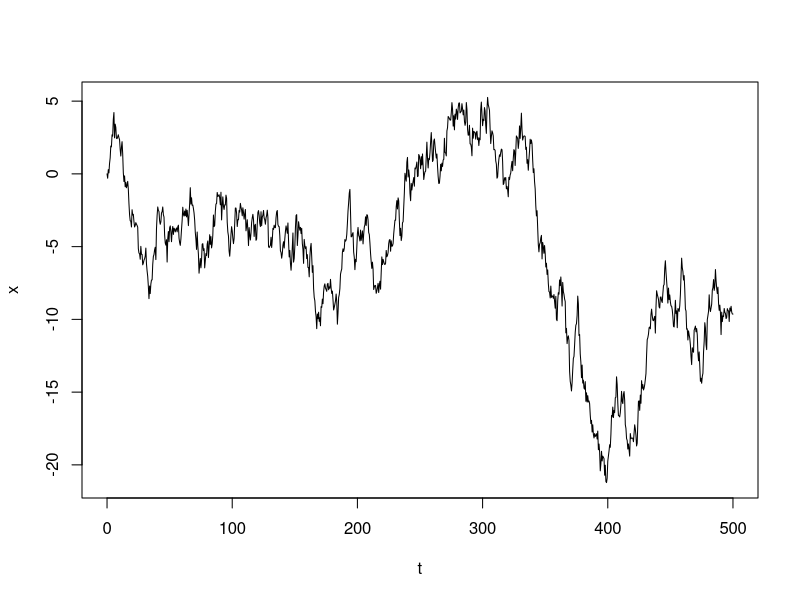
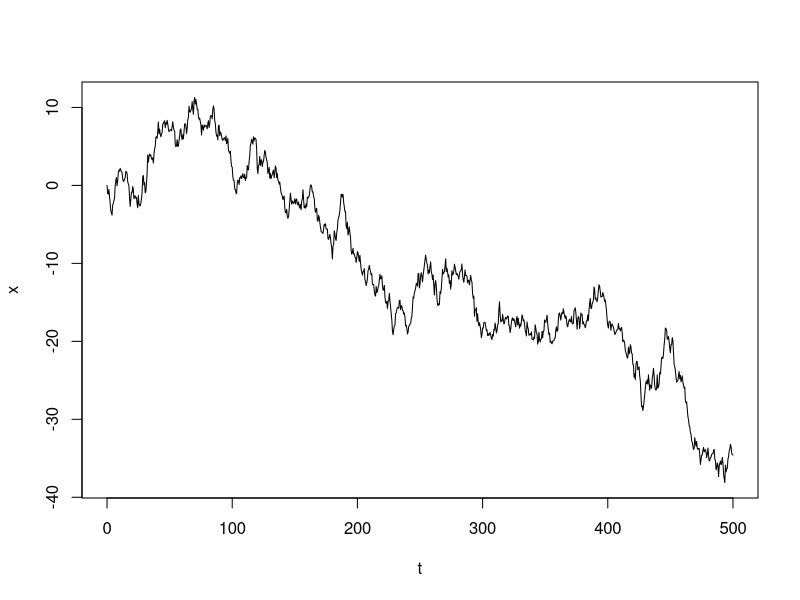
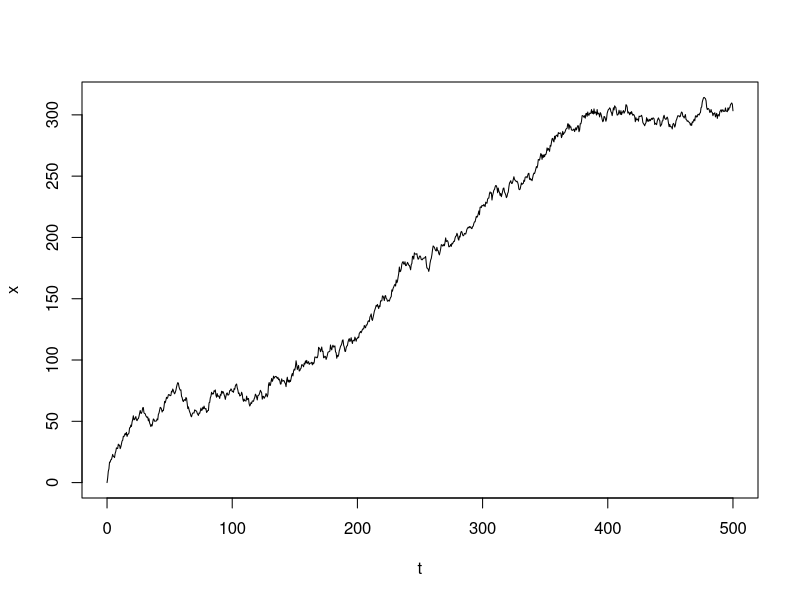
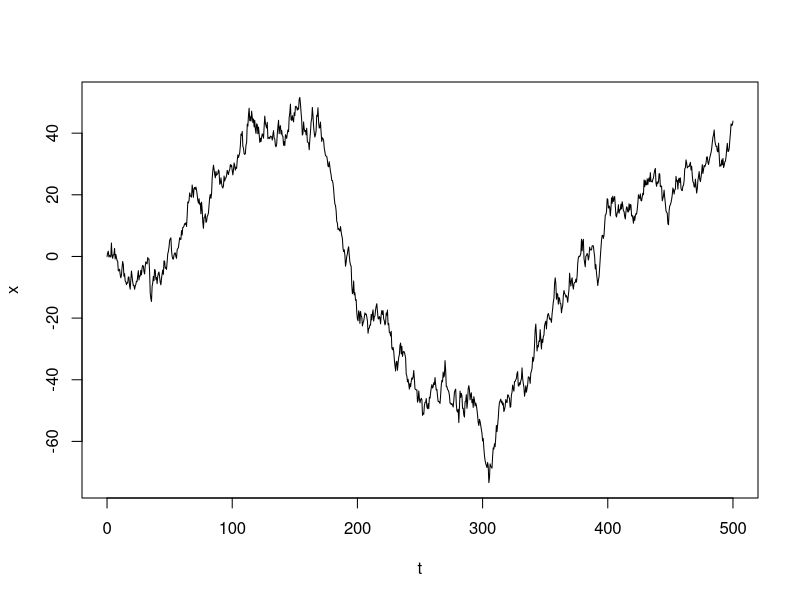
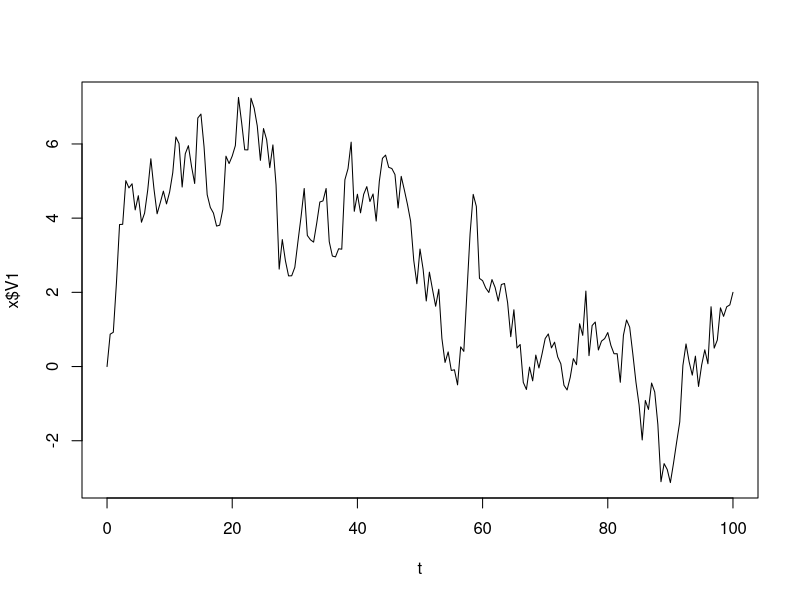
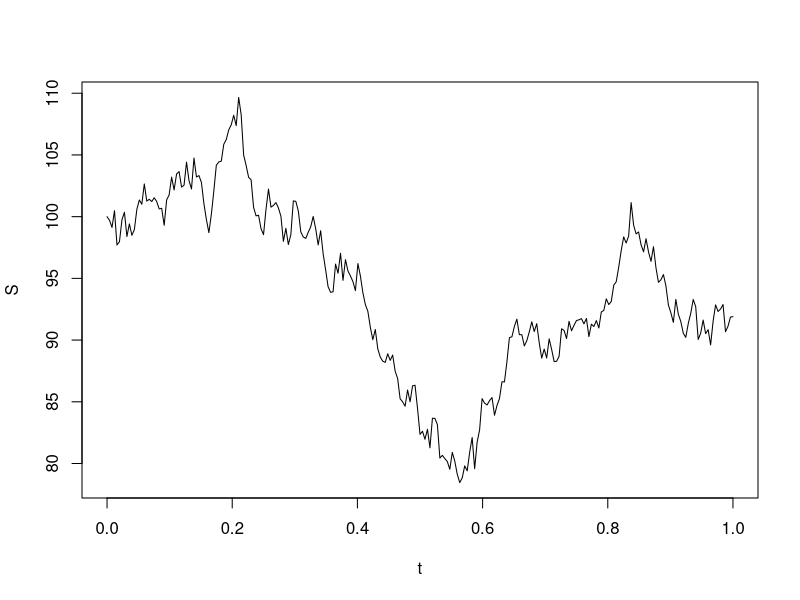
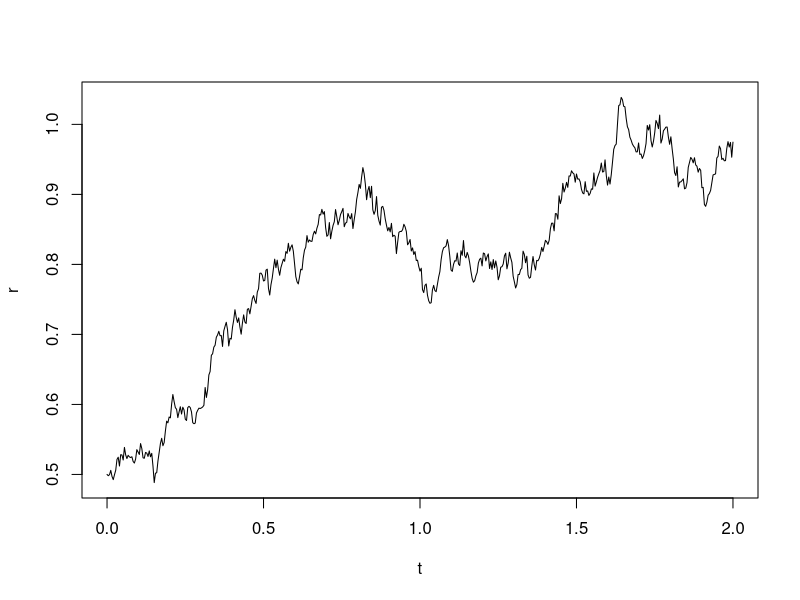
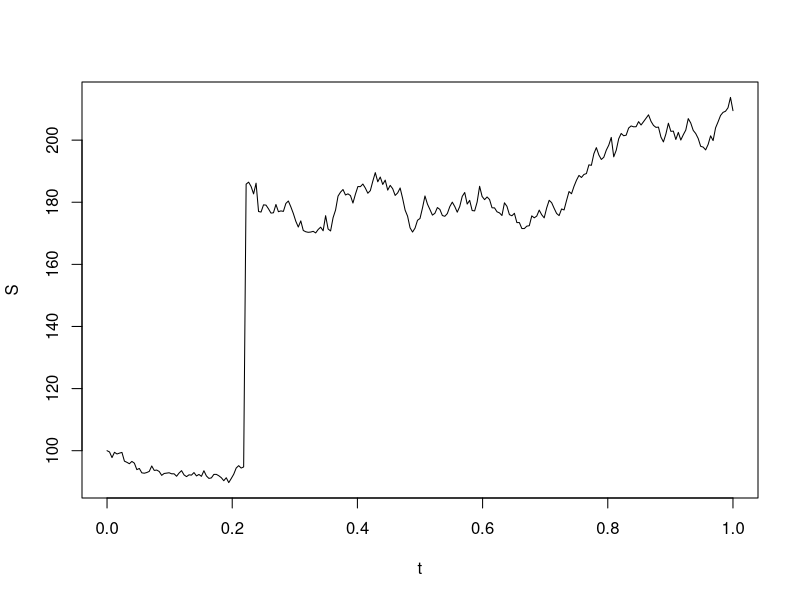

Recreate these plots in R, in order.
# Simulation Methods in Financial Engineering
# R ode for Lecture 6
# Brownian motion, geometric Brownian motion and their variants
# Jieli Shen


# 1. Standard Brownian motion
# Random walk construction
t <- seq(0, 500, 0.5)
n <- length(t) - 1
tmp <- matrix(t[-1] - t[-n], nrow = n, ncol = n, byrow = T)
tmp[row(tmp) < col(tmp)] <- 0
A <- sqrt(tmp)
z <- rnorm(n)
x <- A %*% z
x <- c(0, x)
plot(t, x, type = "l")
# Random walk alternative construction
t <- seq(0, 500, 0.5)
n <- length(t)
x <- rep(0, n)
for (i in 2:n) {
	x[i] <- x[i - 1] + sqrt(t[i] - t[i - 1]) * rnorm(1)
}
plot(t, x, type = "l")

# 2. Brownian motion generla form
mu <- 0.5
sigma <- 3
t <- seq(0, 500, 0.5)
n <- length(t)
x <- rep(0, n)
for (i in 2:n) {
	x[i] <- x[i - 1] + mu * (t[i] - t[i - 1]) + sigma * sqrt(t[i]- t[i - 1]) * rnorm(1)
}
plot(t, x, type = "l")

# 3. Brownian motion with time varying parameters
t <- seq(0, 500, 0.5)
n <- length(t)
mu <- sin(t / 50)
sigma <- sqrt(9 + cos(t / 50))
x <- rep(0, n)
for (i in 2:n) {
	x[i] <- x[i - 1] + mu[i - 1] * (t[i] - t[i - 1]) + sigma[i - 1] * sqrt(t[i]- t[i - 1]) * rnorm(1)
}
plot(t, x, type = "l")

# 4. Brownian motion Brownian bridge construction
# Given u<s<t, W(u), and W(t), W(s)|W(u),W(t)~N(((t-s)W(u)+(s-u)W(t))/(t-u), (s-u)(t-s)/(t-u)
t <- seq(0, 100, 0.5)
n <- length(t)
library(data.table) # use data.table to enable pass by reference
x <- data.table(rep(0, n))
x[n] <- 2
left <- 1
right <- n
f <- function(left, right) {
	if (left < right - 1) {
		mid <- floor((left + right) / 2)
		tmp <- ((t[right] - t[mid]) * x[left] + (t[mid] - t[left]) * x[right]) / (t[right] - t[left]) + sqrt((t[right] - t[mid]) * (t[mid] - t[left]) / (t[right] - t[left])) * rnorm(1)
		x[mid, V1:=tmp]
		f(left, mid)
		f(mid, right)
	}
}
f(left, right)
plot(t, x$V1, type = "l")

# 5. Geometric Browian motion
mu <- 0.05
sigma <- 0.2
t <- seq(0, 1, 1 / 252)
n <- length(t) - 1
x <- rep(0, n + 1)
for (i in 2:(n + 1)) {
	x[i] <- x[i - 1] + mu * (t[i] - t[i - 1]) + sigma * sqrt(t[i]- t[i - 1]) * rnorm(1)
}
S0 <- 100
S <- S0 * exp(x)
plot(t, S, type = "l")

# 6. CIR process
# dr=a(b-r)dt+sigma*sqrt(r)dW
t <- seq(0, 2, 1 / 252)
n <- length(t) - 1
b <- 1.2
a <- 1
sigma <- 0.2
r <- rep(0, n + 1)
r[1] <- 0.5
for (i in 2:(n + 1)) {
	r[i] <- r[i - 1] + a * (b - r[i - 1]) * (t[i] - t[i - 1]) + sigma * sqrt(max(r[i - 1], 0)) * sqrt(t[i] - t[i - 1]) * rnorm(1)
}
plot(t, r, type = "l")

# 7. Merton's jump diffusion model
# dS(t)/S(t-)=mu*dt+sigma*dW(t)+dJ(t), J(t)=sum_{j=1}^N(t)(Y(j)-1)
# N(t)~Poisson(lambda*t), Y(j)~LogNormal
# S(t)=S(0)e^{(mu-sigma&2/2)t+sigma*W(t)}\prod_{j=1}^N(t)Y(j)
mu <- 0.05
sigma <- 0.2
lmd <- 2
lmu <- 0.2
lsigma <- 0.4
t <- seq(0, 1, 1 / 252)
n <- length(t)
S0 <- 100
x <- rep(0, n)
for (i in 1:(n - 1)) {
	N <- rpois(1, lmd * (t[i + 1] - t[i]))
	M <- ifelse(N == 0, 0, sum(rnorm(N, lmu, lsigma)))
	x[i + 1] <- x[i] + (mu - sigma ^2 / 2) * (t[i + 1] - t[i]) + sigma * sqrt(t[i + 1] - t[i]) * rnorm(1) + M
}
S <- S0 * exp(x)
plot(t, S, type = "l")